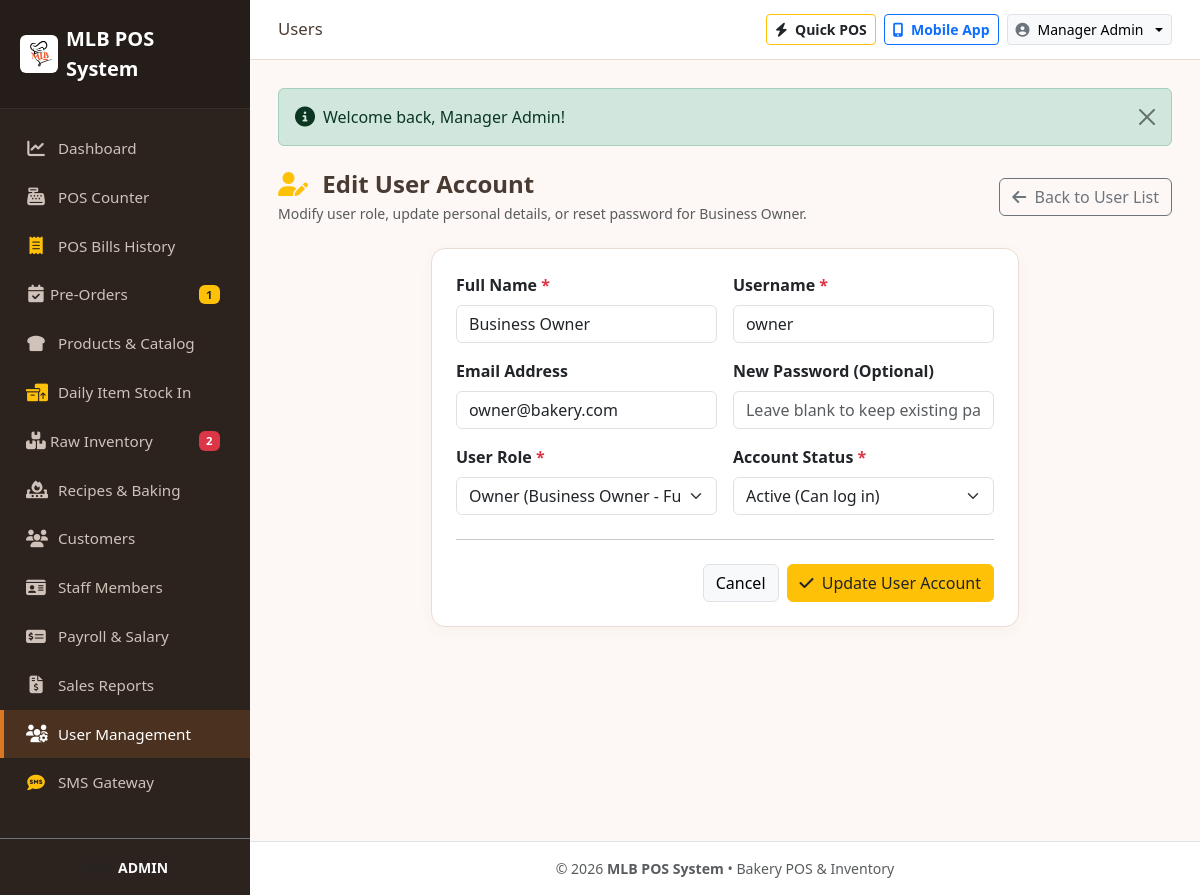
/modules/users/edit.php?id=1 (signed in), run on the app's committed database.
### tables this page shows
CREATE TABLE IF NOT EXISTS `users` (
  `id` INT AUTO_INCREMENT PRIMARY KEY,
  `username` VARCHAR(50) NOT NULL UNIQUE,
  `password` VARCHAR(255) NOT NULL,
  `full_name` VARCHAR(100) NOT NULL,
  `email` VARCHAR(100) DEFAULT NULL,
  `role` ENUM('admin', 'owner', 'sales_person', 'pos_operator') NOT NULL DEFAULT 'pos_operator',
  `status` ENUM('active', 'inactive') NOT NULL DEFAULT 'active',
  `created_at` TIMESTAMP DEFAULT CURRENT_TIMESTAMP
);

### modules/users/edit.php (the view, shortened to what this page needs)
<?php
require_once __DIR__ . '/../../includes/header.php';
$db = getDB();
$userId = (int)($_GET['id'] ?? 0);
$stmt = $db->prepare("SELECT * FROM users WHERE id = ?");
$stmt->execute([$userId]);
$user = $stmt->fetch();
?>
<div class="d-flex justify-content-between align-items-center mb-4">
    <div>
        <h4 class="fw-bold mb-1"><i class="fa-solid fa-user-pen text-warning me-2"></i> Edit User Account</h4>
        <p class="text-muted small mb-0">Modify user role, update personal details, or reset password for <?php echo htmlspecialchars($user['full_name']); ?>.</p>
    </div>
    <a href="<?php echo BASE_URL; ?>modules/users/index.php" class="btn btn-outline-secondary">
        <i class="fa-solid fa-arrow-left me-1"></i> Back to User List
    </a>
</div>
<div class="row justify-content-center">
    <div class="col-lg-8">
        <div class="card card-bakery p-4">
            <form method="POST" action="">
                <div class="row g-3">
                    <div class="col-md-6">
                        <label for="full_name" class="form-label fw-bold">Full Name <span class="text-danger">*</span></label>
                        <input type="text" class="form-control" id="full_name" name="full_name" value="<?php echo htmlspecialchars($_POST['full_name'] ?? $user['full_name']); ?>" required>
                    </div>
                    <div class="col-md-6">
                        <label for="username" class="form-label fw-bold">Username <span class="text-danger">*</span></label>
                        <input type="text" class="form-control" id="username" name="username" value="<?php echo htmlspecialchars($_POST['username'] ?? $user['username']); ?>" required>
                    </div>
                    <div class="col-md-6">
                        <label for="email" class="form-label fw-bold">Email Address</label>
                        <input type="email" class="form-control" id="email" name="email" value="<?php echo htmlspecialchars($_POST['email'] ?? $user['email']); ?>">
                    </div>
                    <div class="col-md-6">
                        <label for="password" class="form-label fw-bold">New Password (Optional)</label>
                        <input type="password" class="form-control" id="password" name="password" placeholder="Leave blank to keep existing password">
                    </div>
                    <div class="col-md-6">
                        <label for="role" class="form-label fw-bold">User Role <span class="text-danger">*</span></label>
                        <select class="form-select" id="role" name="role" required>
                            <option value="owner" <?php echo (($user['role'] ?? '') === 'owner') ? 'selected' : ''; ?>>Owner (Business Owner - Full Powers)</option>
                        </select>
                    </div>
                    <div class="col-md-6">
                        <label for="status" class="form-label fw-bold">Account Status <span class="text-danger">*</span></label>
                        <select class="form-select" id="status" name="status" required>
                            <option value="active" <?php echo ($user['status'] === 'active') ? 'selected' : ''; ?>>Active (Can log in)</option>
                        </select>
                    </div>
                </div>
                <hr class="my-4">
                <div class="d-flex justify-content-end gap-2">
                    <a href="<?php echo BASE_URL; ?>modules/users/index.php" class="btn btn-light border">Cancel</a>
                    <button type="submit" class="btn btn-warning text-dark font-weight-bold">
                        <i class="fa-solid fa-check me-1"></i> Update User Account
                    </button>
                </div>
            </form>
        </div>
    </div>
</div>
<?php require_once __DIR__ . '/../../includes/footer.php'; ?>

### assets/css/style.css (style rules this page uses)
:root { --bakery-primary: #d97724; --bakery-primary-dark: #b25310; --bakery-secondary: #8c4a27; --bakery-bg: #fdf8f5; --bakery-card-bg: #ffffff; --bakery-sidebar-bg: #2c221e; --bakery-sidebar-active: #d97724; --bakery-text: #4a3b32; --bakery-muted: #8d7a6e; }
body { background-color: var(--bakery-bg); color: var(--bakery-text); font-family: 'Segoe UI', system-ui, -apple-system, sans-serif; min-height: 100vh; display: flex; flex-direction: column; }
.card-bakery { background: var(--bakery-card-bg); border: 1px solid #ebdcd3; border-radius: 14px; box-shadow: 0 4px 15px rgba(140, 74, 39, 0.04); transition: transform 0.2s ease, box-shadow 0.2s ease; }

### data on the page
users: full_name "Business Owner", username "owner", email "owner@bakery.com", role "Owner (Business Owner - Full Powers)", status "Active (Can log in)"

### other printed values
$pendingOrdersBadge "1"
$lowStockBadge "2"
str_replace('_', ' ', getCurrentUserRole()) "ADMIN"
$currentDir "Users"
getCurrentUserName() "Manager Admin"
$_SESSION['flash_' . $key] "Welcome back, Manager Admin!"
